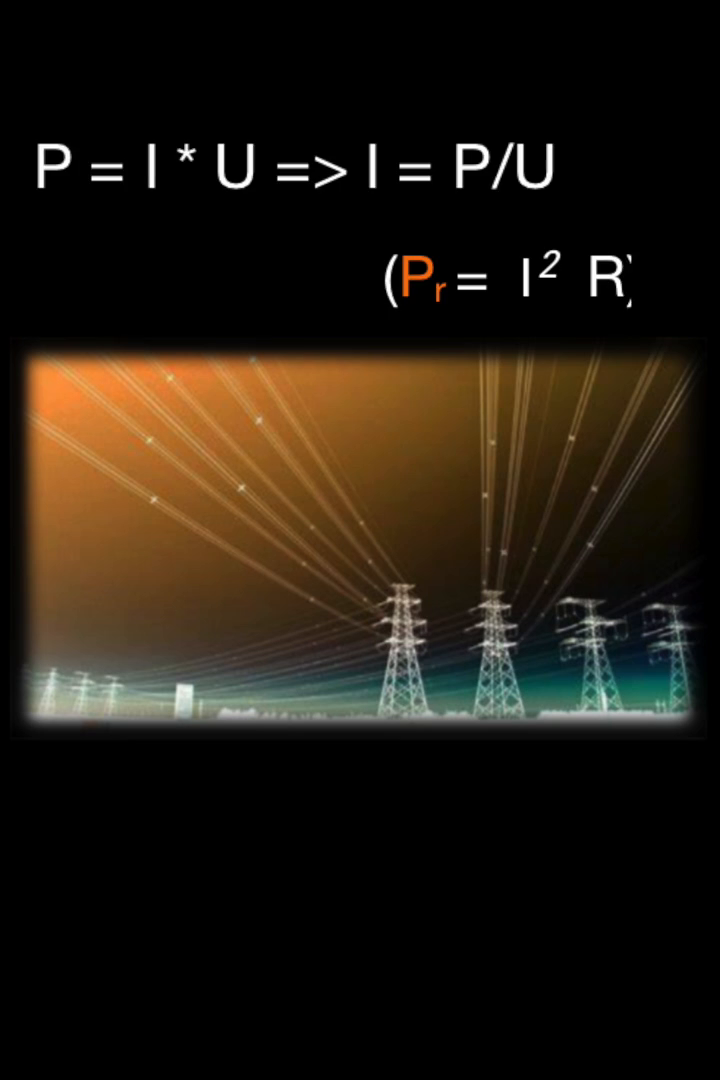
#> input picture frame 222 of wwwroot/multimedia/lsLearns/videos/P=IU.MP4, 720 x 1080 px
$ python extract_covers.py
#> lines starting #> are read from the running program, lines starting #| are printed output that depends on the picture
#!/usr/bin/env python3
"""
Extract the first frame of each MP4 in videos/ and save as covers_generated/xxx_cover.png.
Crops to 640x360 (16:9 aspect ratio) - takes center portion to match content frame size.
Uses ffmpeg if available, otherwise OpenCV (cv2). For OpenCV: pip install opencv-python-headless
"""
import json
import os
import shutil
import subprocess
import sys

# Cover size: 640x360 (16:9 aspect ratio) to match content frame size
COVER_WIDTH = 640
COVER_HEIGHT = 360

def load_cover_offsets():
    """Load coverOffset values from db.json"""
    script_dir = os.path.dirname(os.path.abspath(__file__))
    db_path = os.path.join(script_dir, "db.json")
    offsets = {}
    if os.path.exists(db_path):
        try:
            with open(db_path, 'r', encoding='utf-8') as f:
#> (reads wwwroot/multimedia/music/db.json from the repository)
                data = json.load(f)
                if 'list' in data:
                    for item in data['list']:
                        filename = item.get('filename', '')
                        # Handle both "coverOffet" (typo) and "coverOffset" (correct)
                        offset = item.get('coverOffset') or item.get('coverOffet', 0)
                        offsets[filename] = int(offset)
        except Exception as e:
            print(f"Warning: Could not load cover offsets from db.json: {e}")
    return offsets

def has_ffmpeg():
    return shutil.which("ffmpeg") is not None

def extract_with_ffmpeg(mp4: str, out: str, width: int = 640, height: int = 360, offset_y: int = 0) -> bool:
    try:
        # Extract frame and crop portion to cover size (16:9 aspect ratio)
        # Move view down by offset_y pixels (see lower portion of frame), then crop
        # Crop filter: crop=out_w:out_h:x:y
        # x = horizontal center: (iw-ow)/2
        # y = vertical center offset downward: (ih-oh)/2 + offset_y
        y_pos = f"(ih-{height})/2+{offset_y}"
        r = subprocess.run(
            ["ffmpeg", "-y", "-i", mp4, "-vframes", "1",
             "-vf", f"crop={width}:{height}:(iw-{width})/2:{y_pos}", "-q:v", "2", out],
            capture_output=True,
            text=True,
            timeout=30,
        )
        return r.returncode == 0 and os.path.isfile(out)
    except (FileNotFoundError, subprocess.TimeoutExpired, OSError):
        return False

def extract_with_opencv(mp4: str, out: str, width: int = 640, height: int = 360, offset_y: int = 0) -> bool:
#> called with mp4 = 'wwwroot/multimedia/music/videos/P=IU.MP4', width = 640, height = 360, offset_y = 0
    try:
        import cv2
    except ImportError:
        return False
    cap = cv2.VideoCapture(mp4)
    ok, frame = cap.read()
#> frame is the input picture: shape (1080, 720, 3); mean B, G, R 16.3, 25.9, 33.3
    cap.release()
    if not ok or frame is None:
        return False
    # Crop portion of frame to match cover size, with vertical offset upward
    h, w = frame.shape[:2]
#> h = 1080; w = 720
    if w < width or h < height:
        # If frame is smaller than target, scale it up first
        scale = max(width / w, height / h)
        new_w = int(w * scale)
        new_h = int(h * scale)
        frame = cv2.resize(frame, (new_w, new_h), interpolation=cv2.INTER_LINEAR)
        h, w = frame.shape[:2]
    # Crop with offset: center horizontally, offset downward vertically (move view down)
    start_x = (w - width) // 2
#> start_x = 40
    start_y = (h - height) // 2 + offset_y
#> start_y = 360
    # Ensure coordinates are within bounds
    start_y = max(0, min(start_y, h - height))
    start_x = max(0, min(start_x, w - width))
    cropped = frame[start_y:start_y + height, start_x:start_x + width]
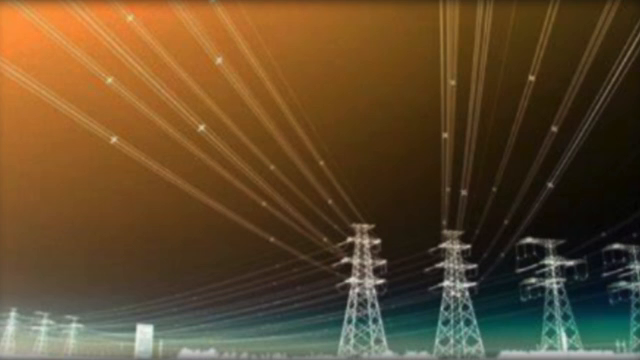
#> cropped: shape (360, 640, 3); mean B, G, R 43.6, 74.2, 97.4
    return cv2.imwrite(out, cropped)

def _has_opencv():
    try:
        import cv2
        return True
    except ImportError:
        return False

def main():
    if not has_ffmpeg() and not _has_opencv():
        print("Neither ffmpeg nor OpenCV (cv2) is available.")
        print("Install one of them:")
        print("  ffmpeg:  brew install ffmpeg   (macOS)  or  sudo dnf install ffmpeg   (CentOS)")
        print("  OpenCV: pip3 install opencv-python-headless")
        sys.exit(1)
    script_dir = os.path.dirname(os.path.abspath(__file__))
    video_dir = os.path.join(script_dir, "videos")
    out_dir = os.path.join(script_dir, "covers_generated")
    os.makedirs(out_dir, exist_ok=True)
    if not os.path.isdir(video_dir):
        print("No videos/ folder found.")
        return

    # Load cover offsets from db.json
    cover_offsets = load_cover_offsets()
    print(f"Loaded cover offsets for {len(cover_offsets)} videos from db.json")

    mp4_files = [f for f in os.listdir(video_dir) if f.lower().endswith((".mp4", ".m4v"))]
    if not mp4_files:
        print("No .mp4 files found in videos/.")
        return
    for mp4 in sorted(mp4_files):
        base, _ = os.path.splitext(mp4)
        mp4_path = os.path.join(video_dir, mp4)
        out_path = os.path.join(out_dir, base + "_cover.png")
        # Get cover offset for this video (default to 0 if not found)
        offset_y = cover_offsets.get(mp4, 0)
        print(f"Extracting: {mp4} (offset: {offset_y}px up) -> {out_path}")
        ok = False
        if has_ffmpeg():
            ok = extract_with_ffmpeg(mp4_path, out_path, COVER_WIDTH, COVER_HEIGHT, offset_y)
        if not ok:
            ok = extract_with_opencv(mp4_path, out_path, COVER_WIDTH, COVER_HEIGHT, offset_y)
#> ok = True
        if not ok:
            print("  FAILED")
        else:
            print("  OK")
    print("Done.")

if __name__ == "__main__":
    main()
